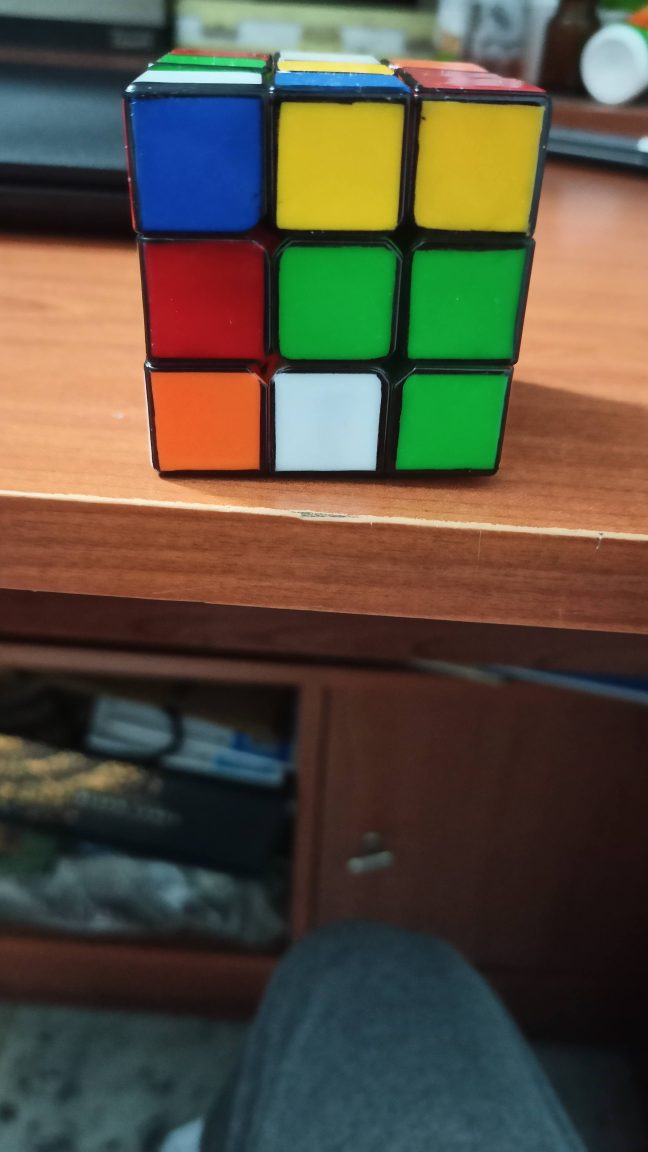
#> input picture Cube Images/cube1.jpg, 2592 x 4608 px (shown at 1/4 size)
$ python profiling.py
#> lines starting #> are read from the running program, lines starting #| are printed output that depends on the picture; after the words box and inside, x2 and y2 are one past the last pixel; in counts of white or black regions, pixels touching at a corner belong together
#> further down, img is the input picture: shape (4608, 2592, 3); mean B, G, R 63.4, 79.5, 88.1
### resize.py
import cv2 as cv


def rescale(img, scale=0.15):
    # Resizing Image to fit it on screen
#> called with scale = 0.5
    height = int(img.shape[0] * scale)
    width = int(img.shape[1] * scale)
    img = cv.resize(img, (width, height), interpolation=cv.INTER_AREA)
#> img: shape (2304, 1296, 3)
    return img


def resize(ing, x, y):
    img = cv.resize(ing, (x, y), interpolation=cv.INTER_AREA)
    return img

### cuberesolver.py
import time

import cv2 as cv
import numpy as np

import contoursorter
from resize import rescale


class CubeResolver:
    def __init__(self, image, SCALE, mode): # Enter mode = 1 for video capture, put VideoStream in image
        self.approx_contours = []
        self.paused = False
        self.image = image
        if mode == 1:
            self.capture = image
            _, self.image = self.image.read()
        else:
            self.capture = None

        # self.finalContImg = self.image.copy()
        self.mode = mode
        # self.final_contour_centres = []
        self.final_contours_corners = []
        self.final_contours = []
        self.square_contours = []
        self.SCALE = SCALE
        # self.tempImg = self.image.copy()
        cv.namedWindow("Final Contours", cv.WINDOW_NORMAL)
        cv.setMouseCallback("Final Contours", self.onClick)
        self.image = rescale(self.image, self.SCALE)

    # [14 lines left out: functions onClick, togglePause, not called in this run]

    def resetContours(self):
        self.approx_contours = []
        # self.final_contour_centres = []
        self.final_contours_corners = []
        self.final_contours = []
        self.square_contours = []
        # self.tempImg = self.image.copy()

    # [36 lines left out: function sort_contours, not called in this run]

    def distance(self, p1, p2):
        x1, y1 = p1
        x2, y2 = p2
        dist = np.sqrt((x2 - x1) ** 2 + (y2 - y1) ** 2)
        return dist

    def getMinDistance(self, cnt, contour_list):
        distance = []
        x1, y1 = self.getContourCentre(cnt)
        for c in contour_list:
            x2, y2 = self.getContourCentre(c)
            dist = self.distance((x1, y1), (x2, y2))
            if dist != 0:
                distance.append(dist)
        return min(distance)

    def isDetectionDone(self):
        if len(self.final_contours) != 9:
            return False

        dist_thresh = 2
        min_distances = []
        for cnt in self.final_contours:
            min_dist = round(self.getMinDistance(cnt, self.final_contours), 2)
            min_distances.append(min_dist)
        mean_dist = sum(min_distances) / len(min_distances)
        for dist in min_distances:
            if dist + dist_thresh > dist > mean_dist - dist_thresh:
                return True
            else:
                return False

    def prepareImg(self):
        if self.capture is not None:
            _, self.image = self.capture.read()
        # Grayscale
        gray = cv.cvtColor(self.image, cv.COLOR_BGR2GRAY)
        # cv.imshow("Gray", gray)

        # Gaussian Blur (GRAY) (For calculating canny threshold)
        blur_gray = cv.GaussianBlur(gray, (3, 3), 0)

        # Gaussian Blur
        blur = cv.GaussianBlur(self.image, (3, 3), 0)
        # cv.imshow("Blurred", blur)

        # Canny
        high_thresh, thresh_im = cv.threshold(blur_gray, 0, 255, cv.THRESH_BINARY + cv.THRESH_OTSU)
        print("Thresholds", high_thresh)
        low_thresh = high_thresh // 2
        canny = cv.Canny(blur, low_thresh, high_thresh)
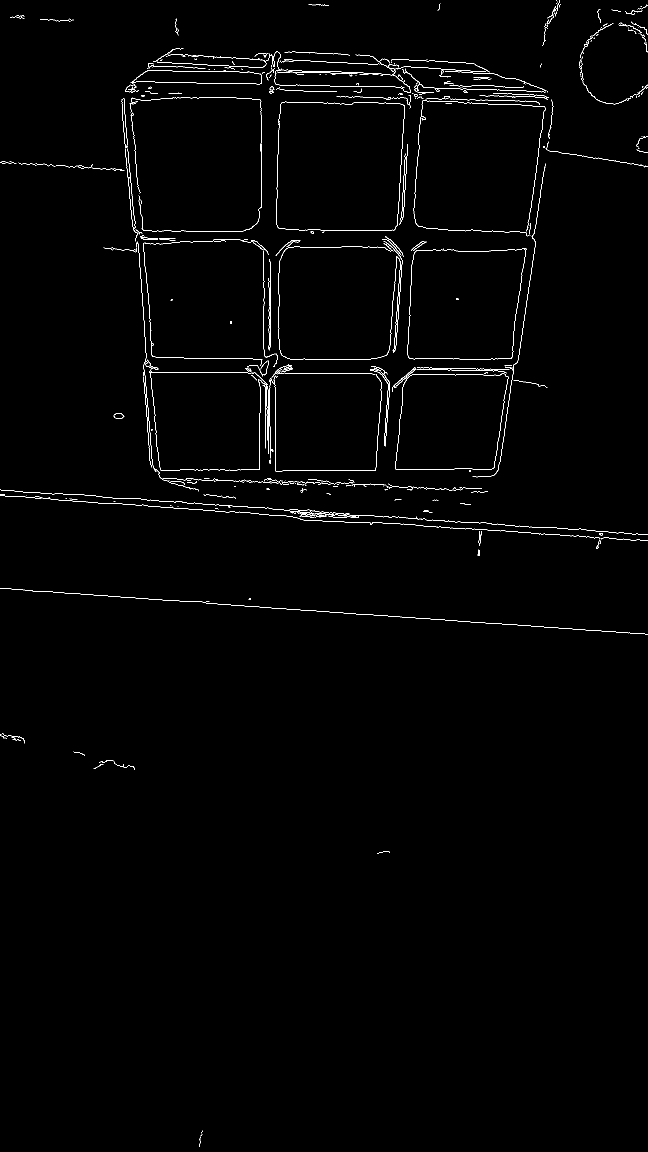
#> canny: shape (2304, 1296) (shown at 1/2 size); 0.94% white in thin lines or dots
        # cv.imshow("Canny", canny)

        # Dilation
        kernel = np.ones((3, 3), np.uint8)
        dilated = cv.dilate(canny, kernel, iterations=2)
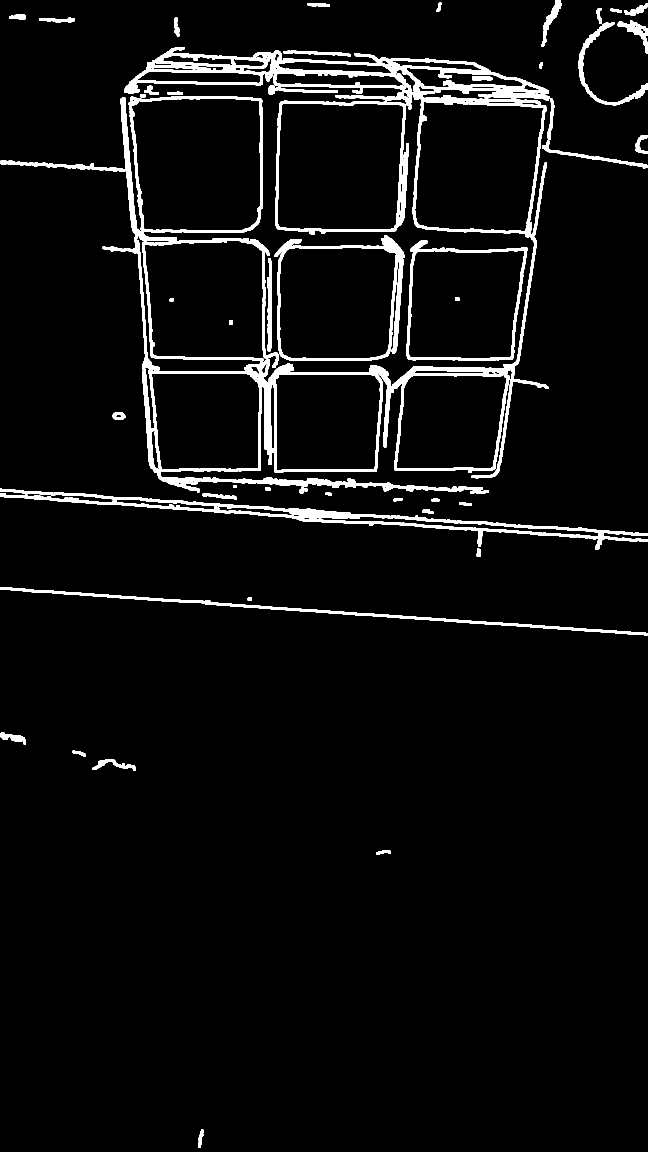
#> dilated: shape (2304, 1296) (shown at 1/2 size); 4.8% white; 47 white regions
        # cv.imshow("Dilated", dilated)
        return dilated

    def getContourCentre(self, cnt):
        M = cv.moments(cnt)
        cx = int(M['m10'] / M['m00'])
        cy = int(M['m01'] / M['m00'])
        return cx, cy

    def getDiagonalCorners(self, contour_corners):
        x1 = int(contour_corners[0][0])
        x2 = int(contour_corners[1][0])
        x3 = int(contour_corners[2][0])
        x4 = int(contour_corners[3][0])
        y1 = int(contour_corners[0][1])
        y2 = int(contour_corners[1][1])
        y3 = int(contour_corners[2][1])
        y4 = int(contour_corners[3][1])
        top_left_x = min([x1, x2, x3, x4])
        top_left_y = min([y1, y2, y3, y4])
        bot_right_x = max([x1, x2, x3, x4])
        bot_right_y = max([y1, y2, y3, y4])
        return (top_left_x, top_left_y), (bot_right_x, bot_right_y)

    # [22 lines left out: functions getROI, getSquareROIs, not called in this run]

    def _drawApproxRect(self, contour, img):  # Draws the approx Rect on given image and returns its corners
        rect = cv.minAreaRect(contour)  # Returns the origin, (width, height), angle of rotation of the minArea Rect
        box = cv.boxPoints(rect)  # Processes the rect information to get corners of the rectangle
        box = np.int0(box)
        cv.drawContours(img, [box], 0, (0, 255, 0), 2)
        print("BOX", box)
        return box

    # [4 lines left out: function getContourImage, not called in this run]

    def generateSquareContours(self):
        if self.paused:
            return

        self.resetContours()
        dilated = self.prepareImg()
        contours, hierarchy = cv.findContours(dilated, cv.RETR_TREE, cv.CHAIN_APPROX_SIMPLE)
#> contours = 138 contours, 46 with area under 20; largest, box (x1, y1, x2, y2) and area: (0, 94, 1098, 985) 341874, (550, 201, 818, 469) 66030, (262, 196, 522, 462) 63500, (554, 206, 807, 460) 60351, (829, 203, 1089, 463) 58090

        # allContImg = self.image.copy()
        # cv.drawContours(allContImg, contours, -1, (0, 0, 255), 2)
        for i in range(len(contours)):
            cnt = contours[i]
            epsilon = 0.1 * cv.arcLength(cnt, True)
            # [5 lines of commented-out code are left out]
            approx = cv.approxPolyDP(cnt, epsilon, True)
            self.approx_contours.append(approx)
#> this loop made 138 passes
#> (epsilon, approx) on passes 1 to 7: (8.72, [[406, 2259], [397, 2295]]), (7.1, [[781, 1702], [752, 1708]]), (24.03, [[185, 1535], [271, 1541]]), (6.72, [[145, 1501], [170, 1513]]), (14.82, [[0, 1467], [51, 1488]]), (0.566, [[32, 1476], [33, 1475], [34, 1476], [33, 1477]]), (2.62, [[497, 1194], [495, 1200], [502, 1201], [502, 1194]])
#> after the loop, self.approx_contours = 138 contours, 95 with area under 20; largest, box (x1, y1, x2, y2) and area: (553, 203, 811, 463) 61678, (262, 200, 517, 459) 58598, (557, 207, 807, 458) 57305, (834, 203, 1089, 463) 55807, (814, 492, 1055, 719) 49209

            # cv.rectangle(self.image, (x, y), (x + w, y + h), (255, 0, 0), 1)

        # cv.drawContours(self.tempImg, self.approx_contours, -1, (0, 0, 255), 2)  # Draws the contours
        # cv.imshow("Approx Contours", self.tempImg)
        contImg = self.image.copy()

        start = time.process_time()
        for i in range(len(self.approx_contours)):
            cnt = self.approx_contours[i]
            area = cv.contourArea(cnt)

            side = area ** (1 / 2)
            perimeter = cv.arcLength(cnt, True)
            # threshold = 375 * self.SCALE ** 2
            threshold = 20 * (self.SCALE ** 2)
            print("AREA", area)
            if (area > 600 * self.SCALE ** 2) and 4 * side - threshold < perimeter < 4 * side + threshold:
                self.square_contours.append(cnt)
                x, y, w, h = cv.boundingRect(cnt)
                print(x, y, h, w)
                print(cv.arcLength(cnt, True))
                rect = cv.minAreaRect(cnt)
                box = cv.boxPoints(rect)
                box = np.int0(box)
                cv.drawContours(contImg, [box], 0, (0, 255, 0), 2)
#> this loop made 138 passes
#> (cnt, area, side, perimeter, x, y, w, h) on passes 24, 29, 30, 35: ([[225, 829], [233, 839], [250, 835], [244, 824]], 220.5, 14.85, 62.45, 225, 824, 26, 16), ([[826, 492], [814, 717], [1025, 718], [1054, 495]], 49209, 221.8, 889.2, 814, 492, 241, 227), ([[1047, 500], [1020, 714], [818, 712], [835, 503]], 43769.5, 209.2, 839.4, 818, 500, 230, 215), ([[794, 510], [769, 709], [565, 707], [575, 499]], 43154, 207.7, 832.1, 565, 499, 230, 211)
#> (printed output is left out)
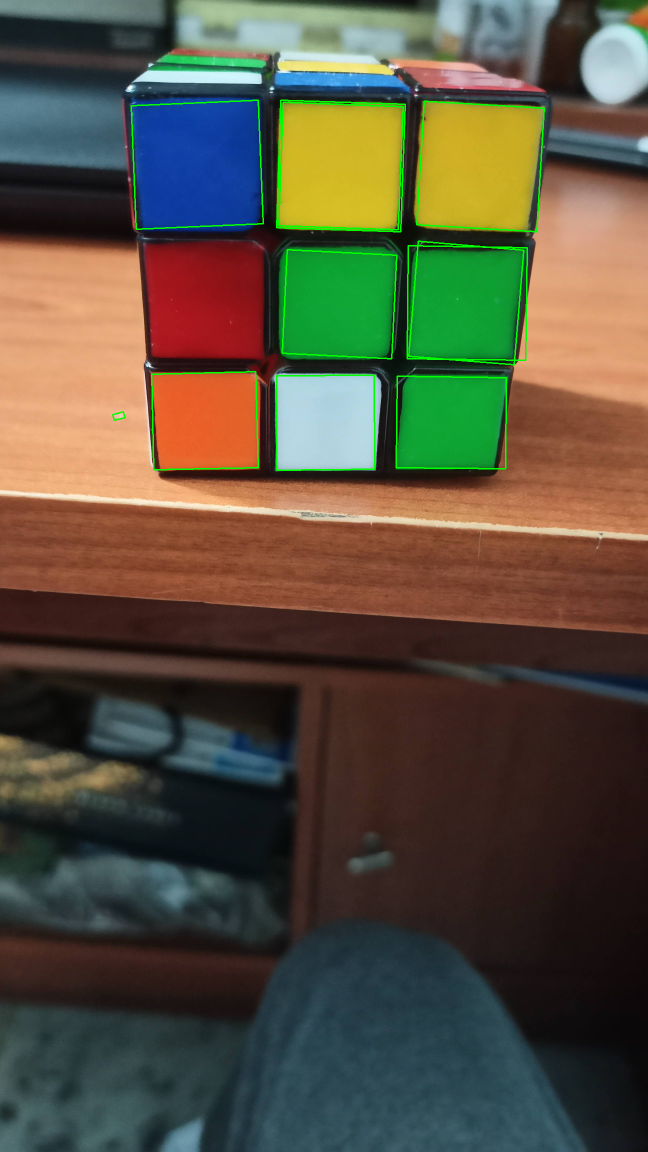
#> contImg: shape (2304, 1296, 3) (shown at 1/2 size); mean of channels 0, 1, 2 62.9, 81, 87.4; drawn as B, G, R
#> after the loop, self.square_contours = 11 contours; largest, box (x1, y1, x2, y2) and area: (553, 203, 811, 463) 61678, (262, 200, 517, 459) 58598, (557, 207, 807, 458) 57305, (834, 203, 1089, 463) 55807, (814, 492, 1055, 719) 49209
                # cv.imshow("Contours Square", contImg)

        areas = [cv.contourArea(cnt) for cnt in self.square_contours]
#> areas = [220.5, 49209, 43769.5, 43154, 61677.5, 57305, 34510, 36470, 36504, 55807, 58597.5]
        print(areas)
#| [220.5, 49209.0, 43769.5, 43154.0, 61677.5, 57305.0, 34510.0, 36470.0, 36504.0, 55807.0, 58597.5]
        print("Time 1:",time.process_time()-start)

        # To remove all contours which are outliers in area. Uses IQR
        start = time.process_time()
        if areas:  # Only do this if the areas list has some elements to avoid Exceptions
            Q1 = np.quantile(areas, 0.25)  # Some maths stuff named "Inter Quartile Range" to remove Outliers
#> Q1 = 36487
            Q3 = np.quantile(areas, 0.75)
#> Q3 = 56556
            IQR = Q3 - Q1
#> IQR = 20069
            for i in range(len(self.square_contours)):
                cnt = self.square_contours[i]
                cnt_area = cv.contourArea(cnt)
                print("area", cnt_area)
                if cnt_area < Q1 - (1.5 * IQR) or cnt_area > Q3 + (1.5 * IQR):
                    print("WORNG CONTOUR")
                    continue
                else:
                    self.final_contours_corners.append(self._drawApproxRect(cnt, contImg))
                    self.final_contours.append(cnt)
#> this loop made 11 passes
#> (cnt, cnt_area, rect in _drawApproxRect, box in _drawApproxRect) on passes 2 to 3: ([[826, 492], [814, 717], [1025, 718], [1054, 495]], 49209, ((934, 606), (225.1, 237.1), -89.25), [[1051, 720], [814, 717], [816, 491], [1054, 495]]), ([[1047, 500], [1020, 714], [818, 712], [835, 503]], 43769.5, ((932.5, 606), (229.9, 211.1), -85.35), [[1028, 729], [817, 712], [836, 482], [1047, 500]])
#> (printed output is left out)
#> after the loop, self.final_contours = 10 contours; largest, box (x1, y1, x2, y2) and area: (553, 203, 811, 463) 61678, (262, 200, 517, 459) 58598, (557, 207, 807, 458) 57305, (834, 203, 1089, 463) 55807, (814, 492, 1055, 719) 49209; self.final_contours_corners = 10 items
        print("Time 2:", time.process_time()-start)
        # for cnt in self.final_contours:
        #     self.final_contour_centres.append(self.getContourCentre(cnt))
        #     # cv.circle(self.image, (cx, cy), 4, (0, 0, 255), -1)

        # Removes nested contours
        start = time.process_time()

        i = 0
        while i < len(self.final_contours):
            j = 0
            while j < len(self.final_contours):
                if i >= len(self.final_contours):
                    break
                corners1 = self.getDiagonalCorners(self.final_contours_corners[i])
                corners2 = self.getDiagonalCorners(self.final_contours_corners[j])
                # side_len1 = cv.arcLength(final_contours[i], True) // 4
                # side_len2 = cv.arcLength(final_contours[j], True) // 4
                if i != j:
                    if (corners1[0][0] < corners2[0][0] and corners1[0][1] < corners2[0][1]) and (
                            corners1[1][0] > corners2[1][0] and corners1[1][1] > corners2[1][1]):
                        print("CONTOUR REMOVED", j)
                        del self.final_contours_corners[j]
                        del self.final_contours[j]
                        # del self.final_contour_centres[j]
                    # elif distance(square_centers[i], square_centers[j]) < (side_len1 / 2 + side_len2 / 2):
                    #     print("CENTER DISTANCE TOO LOW")
                    #     del final_contours_corners[j]
                    #     del final_contours[j]
                    #     del square_centers[j]
                j += 1
            i += 1
#> this loop made 9 passes
#> (printed output is left out)
        # self.finalContImg = self.image.copy()
        print("Time 3:", time.process_time()-start)

        # self.sort_contours(self.finalContImg)
        # cv.drawContours(self.finalContImg, self.final_contours, -1, (0, 255, 0), 2)
        # cv.imshow("Final Contours", self.finalContImg)

        start = time.process_time()
        if self.isDetectionDone():
#> the loop in isDetectionDone, `for cnt in self.final_contours:` made 9 passes
#> cnt on passes 1 to 8: [[826, 492], [814, 717], [1025, 718], [1054, 495]], [[1047, 500], [1020, 714], [818, 712], [835, 503]], [[794, 510], [769, 709], [565, 707], [575, 499]], [[561, 203], [553, 456], [790, 462], [810, 208]], [[1013, 755], [983, 935], [793, 935], [822, 753]], [[556, 751], [749, 750], [749, 937], [554, 940]], [[303, 748], [499, 749], [516, 935], [325, 939]], [[848, 203], [1088, 217], [1049, 462], [834, 445]]
#> the loop in isDetectionDone, `for dist in min_distances:` made 1 pass
#> dist on pass 1: 2.24
            self.paused = True
        print("time 4:", time.process_time()-start)

        # [8 lines of commented-out code are left out]

### colordetector.py
import cv2 as cv
import numpy as np

# Uses LAB colorspace to reduce the effect of lighting conditions on color detection
# It makes masks for all colors and then choose the color for which the mask gives the brightest values
class ColorDetector:
    def __init__(self):
        """ NOTE: White color is the default color so any square whose color is not one of the other 5 is assigned white color """
        self.image = None
        self.COLORS = {'BLUE': (240, 250, 3), 'RED': (0, 0, 255), 'GREEN': (0, 255, 0), 'YELLOW': (0, 255, 255),
                       'ORANGE': (0, 128, 255), 'WHITE': (255, 255,
                                                          255)}

        self.COLOR_RANGES = {'YELLOW': [(20, 110, 140), (255, 130, 180)], 'ORANGE': [(100, 155, 150), (230, 180, 175)],
                             'RED': [(30, 140, 120), (140, 160, 155)], 'GREEN': [(40, 80, 120), (220, 110, 150)],
                             'BLUE': [(20, 95, 75), (220, 125, 115)]}
        cv.namedWindow("Color Detector", cv.WINDOW_NORMAL)
        cv.setMouseCallback("Color Detector", self.onClick)
        self.squares = []

    def predictColor(self, image, contour):
        self.image = image
        cv.imshow("Color Detector", self.image)
        roi = self.cropMinAreaRect(image, contour)
        roi = cv.cvtColor(roi, cv.COLOR_BGR2Lab)
        # cv.imshow("ROI", roi)
        # print(roi.shape)
        color_masks = {}
        for color_name, color_range in self.COLOR_RANGES.items():
            color_masks[color_name] = cv.inRange(roi, color_range[0], color_range[1])

        masked_images = {}
        for color_name, mask in color_masks.items():
            masked_images[color_name] = cv.threshold(cv.bitwise_and(roi, roi, mask=mask), 0, 255, cv.THRESH_BINARY)[1]

        prediction = "WHITE"
        maxVal = 0
        for color_name, roi_mask in masked_images.items():
            average_col = self.getAverageColor(roi_mask)[0]
            print(color_name, average_col)
            if average_col > maxVal:  # If this mask is more whiter than any previous one, change prediction to this color
                prediction = color_name
                maxVal = average_col

        # for col_name, img in masked_images.items():
        #     cv.imshow(col_name + " MASK", img)
        return prediction

    # [4 lines left out: function onClick, not called in this run]

    def getSquareColor(self, image,
                       contour):  # Returns the contour image drawn with the color of the contour and the color name
        color = self.predictColor(image, contour)
        cv.drawContours(image, [contour], 0, self.COLORS[color], 2)
        cv.imshow("Color Detector", image)
        return image, color

    def cropMinAreaRect(self, img, cnt):
        rect = cv.minAreaRect(cnt)
        box = cv.boxPoints(rect)
        box = np.int0(box)

        W = rect[1][0]
        H = rect[1][1]

        Xs = [i[0] for i in box]
        Ys = [i[1] for i in box]
        x1 = min(Xs)
        x2 = max(Xs)
        y1 = min(Ys)
        y2 = max(Ys)

        angle = rect[2]
        if angle < -45:
            angle += 90

        # Center of rectangle in source image
        center = ((x1 + x2) / 2, (y1 + y2) / 2)
        # Size of the upright rectangle bounding the rotated rectangle
        size = (x2 - x1, y2 - y1)
        M = cv.getRotationMatrix2D((size[0] / 2, size[1] / 2), angle, 1.0)
        # Cropped upright rectangle
        cropped = cv.getRectSubPix(img, size, center)
        cropped = cv.warpAffine(cropped, M, size)
        croppedW = H if H > W else W
        croppedH = H if H < W else W
        # Final cropped & rotated rectangle
        croppedRotated = cv.getRectSubPix(cropped, (int(croppedW), int(croppedH)), (size[0] / 2, size[1] / 2))
        return croppedRotated

    def getAverageColor(self, img_ROI):  # Returns the average color of ROI in LAB color space
        l = []
        a = []
        b = []
        img_ROI = cv.cvtColor(img_ROI, cv.COLOR_BGR2Lab)
        # [5 lines of commented-out code are left out]
        avg_color_per_row = np.average(img_ROI, axis=0)
        averageCol = np.average(avg_color_per_row, axis=0)

        # averageCol = round(np.mean(l)), round(np.mean(a)), round(np.mean(b))
        return averageCol


# [3 lines that do not run on import are left out]

### profiling.py
import cProfile
import pstats
import cv2 as cv

import colordetector
import cuberesolver
import snakeviz

img = cv.imread("Cube Images/cube1.jpg")
cubeResolver = cuberesolver.CubeResolver(img, SCALE=0.5, mode=0)
colorDetector = colordetector.ColorDetector()
cubeResolver.generateSquareContours()
with cProfile.Profile() as pr:
    for cnt in cubeResolver.final_contours:
        cont_img, _ = colorDetector.getSquareColor(cubeResolver.image, cnt)
#> this loop made 9 passes
#> (printed output is left out)
#> pass 1, in cropMinAreaRect, `cropped = cv.getRectSubPix(img, size, center)`:
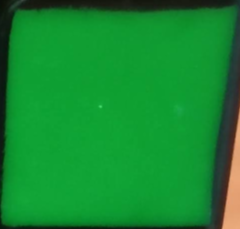
#> cropped: shape (229, 240, 3); mean of channels 0, 1, 2 48.6, 139.2, 20.9; drawn as B, G, R
#> pass 1, in cropMinAreaRect, `croppedRotated = cv.getRectSubPix(cropped, (int(croppedW), int(cropped..`:
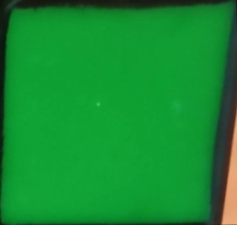
#> croppedRotated: shape (225, 237, 3); mean of channels 0, 1, 2 49.3, 142.2, 20.3; drawn as B, G, R

stats = pstats.Stats(pr)
stats.sort_stats(pstats.SortKey.TIME)
stats.print_stats()
stats.dump_stats("cuberesolver_profile.prof")
